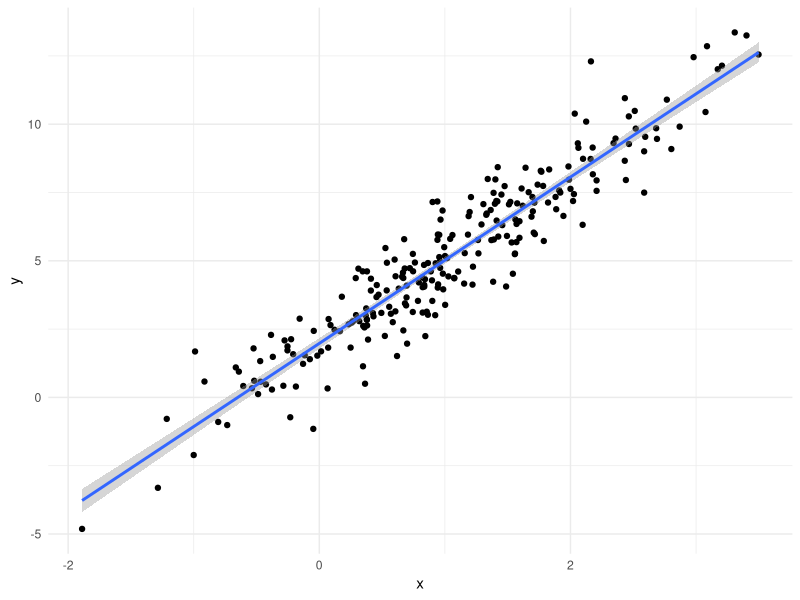
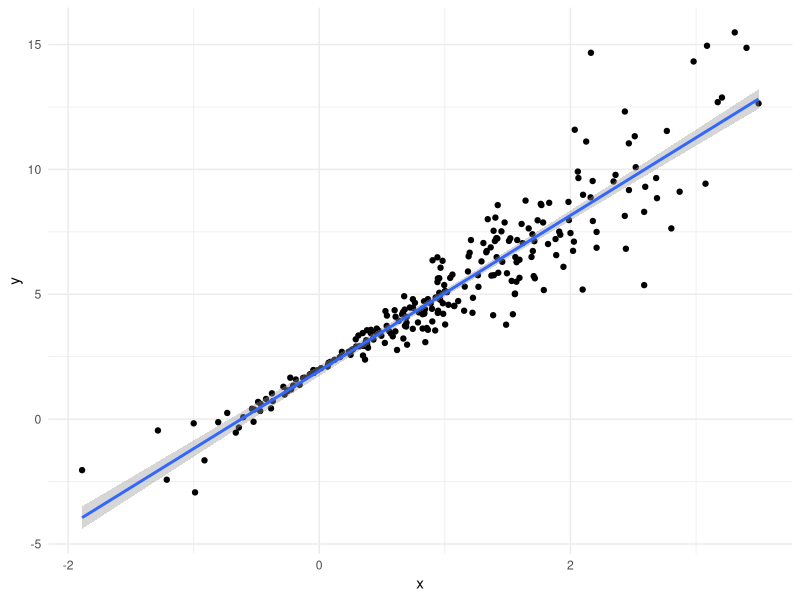
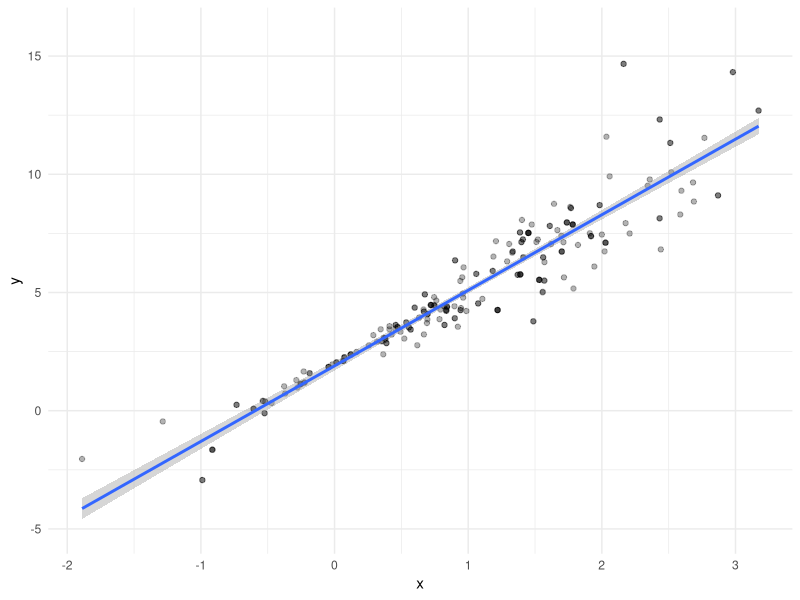
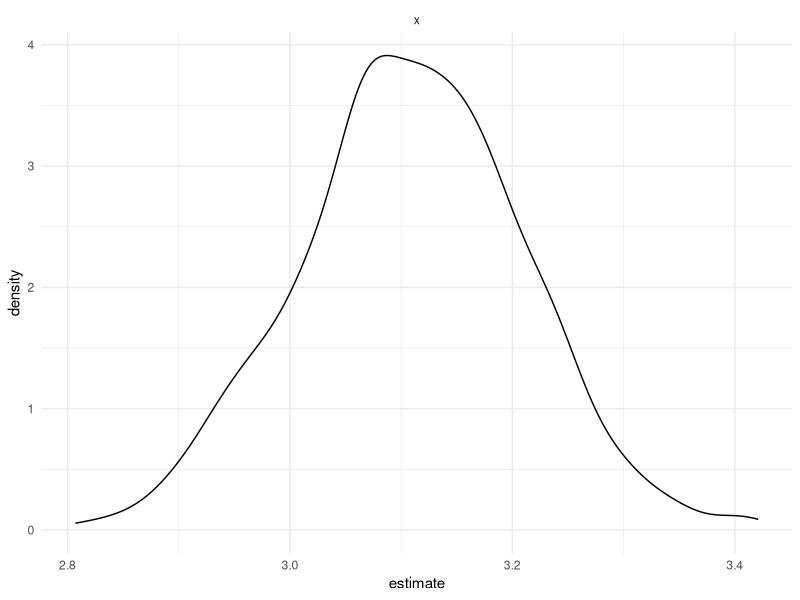

Write the R code that produced these figures, in order.
## ---- chunk 1
library(tidyverse)
library(modelr)


knitr::opts_chunk$set(
	echo = TRUE,
	warning = FALSE,
	fig.width = 6, 
  fig.height = 6,
  out.width = "90%"
)

options(
  ggplot2.continuous.colour = "viridis",
  ggplot2.continuous.fill = "viridis"
)

scale_colour_discrete = scale_colour_viridis_d
scale_fill_discrete = scale_fill_viridis_d
theme_set(theme_minimal() + theme(legend.position = "bottom"))

set.seed(1)
## ---- chunk 2
n_samp = 250

sim_df_const = 
  tibble(
    x = rnorm(n_samp, 1, 1),
    error = rnorm(n_samp, 0, 1),
    y = 2 + 3 * x + error
  )

sim_df_nonconst =
  sim_df_const %>% 
  mutate(
    error = error * 0.75 * x,
    y = 2 + 3 * x + error
  )
## ---- chunk 3
sim_df_const %>% 
  ggplot(aes(x = x, y = y)) +
  geom_point() +
  geom_smooth(method = "lm")

sim_df_nonconst %>% 
  ggplot(aes(x = x, y = y)) +
  geom_point() +
  geom_smooth(method = "lm")
## ---- chunk 4
lm(y ~ x, data = sim_df_const) %>% broom::tidy()

lm(y ~ x, data = sim_df_nonconst) %>% broom::tidy()
## ---- chunk 5
boot_sample = function(df) {
  sample_frac(df, replace = TRUE) %>%  ## draws a particular proportion of your dataset
    arrange(x)
}
## ---- chunk 6
boot_sample(sim_df_nonconst) %>% 
  ggplot(aes(x = x, y = y)) +
  geom_point(alpha = 0.3) +
  geom_smooth(method = "lm") +
  ylim(-5,16)
## ---- chunk 7
boot_sample(sim_df_nonconst) %>% 
  lm(y ~ x, data = .) %>% 
  broom::tidy()
## ---- chunk 8
boot_straps = 
  tibble(
    strap_number = 1:1000,
    strap_sample = rerun(1000, boot_sample(sim_df_nonconst))
  )
## ---- chunk 9
boot_results = 
  boot_straps %>% 
  mutate(
    models = map(strap_sample, ~lm(y ~ x, data = .x)),
    results = map(models, broom::tidy)
  ) %>% 
  select(strap_number, results) %>% 
  unnest(results)
## ---- chunk 10
boot_results %>% 
  group_by (term) %>% 
  summarize(
    mean_est = mean(estimate),
    sd_est = sd(estimate)
  )
## Compare with
lm(y ~ x, data = sim_df_nonconst) %>% broom::tidy()
## ---- chunk 11
boot_results %>% 
  filter(term == "x") %>% 
  ggplot(aes(x = estimate)) +
  geom_density() +
  facet_grid(. ~term)
## ---- chunk 12
boot_results %>% 
  group_by(term) %>% 
  summarize(
    ci_lower = quantile(estimate, 0.025),
    ci_upper = quantile(estimate, 0.975)
  )
## ---- chunk 13
sim_df_nonconst %>% 
  bootstrap(1000, id = "strap_number") %>% 
  mutate(
    models = map(.x = strap, ~lm(y ~ x, data = .x)),
    results = map(models, broom::tidy)
  ) %>% 
  select(strap_number, results) %>% 
  unnest(results) %>% 
  group_by (term) %>% 
  summarize(
    mean_est = mean(estimate),
    sd_est = sd(estimate)
  )
